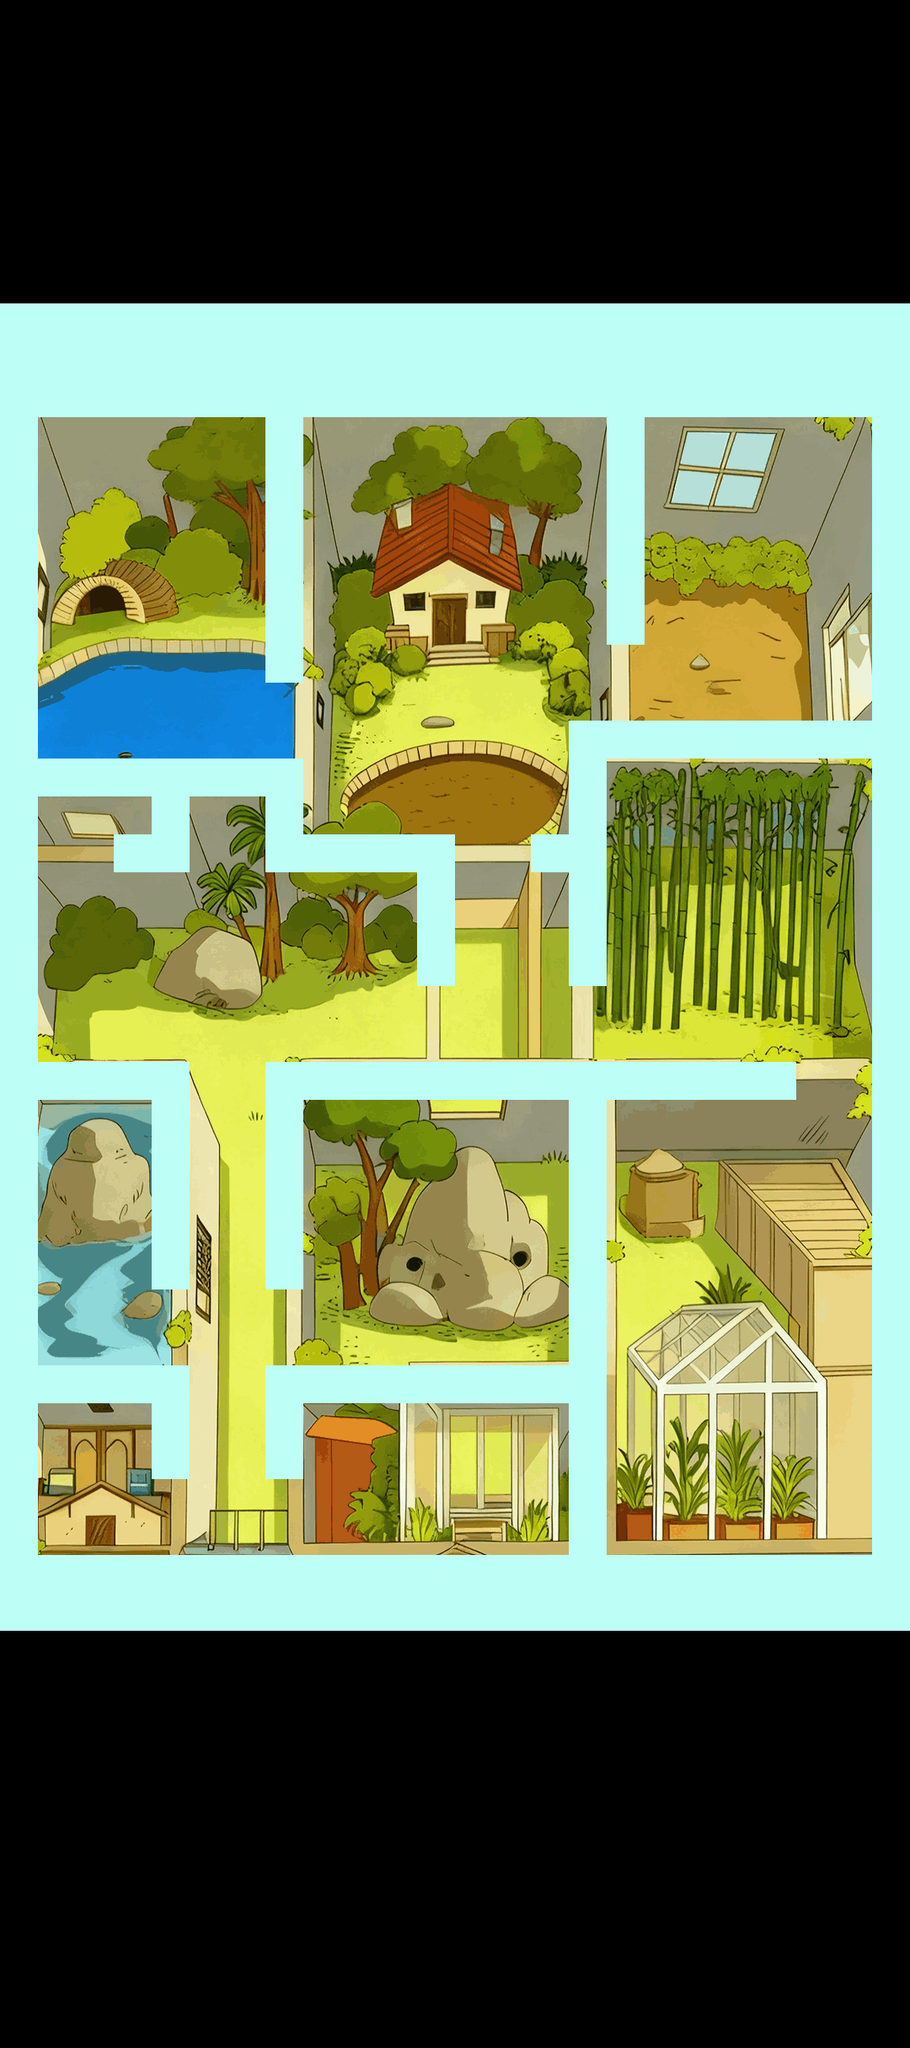

This is a level from a 2D game, rendered from its Tiled map with the project's own tilesets. A one-line summary and the complete map file follow:
An orthogonal 24x54 tile map with 45x45 px tiles, 2 tile layers (Map, AStar).

<map version="1.10" tiledversion="1.11.0" orientation="orthogonal" renderorder="right-down" width="24" height="54" tilewidth="45" tileheight="45" infinite="0" nextlayerid="3" nextobjectid="1">
 <tileset firstgid="1" source="bj.tsx" />
 <layer id="1" name="Map" width="24" height="54">
  <data encoding="csv">
0,0,0,0,0,0,0,0,0,0,0,0,0,0,0,0,0,0,0,0,0,0,0,0,
0,0,0,0,0,0,0,0,0,0,0,0,0,0,0,0,0,0,0,0,0,0,0,0,
0,0,0,0,0,0,0,0,0,0,0,0,0,0,0,0,0,0,0,0,0,0,0,0,
0,0,0,0,0,0,0,0,0,0,0,0,0,0,0,0,0,0,0,0,0,0,0,0,
0,0,0,0,0,0,0,0,0,0,0,0,0,0,0,0,0,0,0,0,0,0,0,0,
0,0,0,0,0,0,0,0,0,0,0,0,0,0,0,0,0,0,0,0,0,0,0,0,
0,0,0,0,0,0,0,0,0,0,0,0,0,0,0,0,0,0,0,0,0,0,0,0,
0,0,0,0,0,0,0,0,0,0,0,0,0,0,0,0,0,0,0,0,0,0,0,0,
1,2,3,4,5,6,7,8,9,10,11,12,13,14,15,16,17,18,19,20,21,22,23,24,
25,26,27,28,29,30,31,32,33,34,35,36,37,38,39,40,41,42,43,44,45,46,47,48,
49,50,51,52,53,54,55,56,57,58,59,60,61,62,63,64,65,66,67,68,69,70,71,72,
73,74,75,76,77,78,79,80,81,82,83,84,85,86,87,88,89,90,91,92,93,94,95,96,
97,98,99,100,101,102,103,104,105,106,107,108,109,110,111,112,113,114,115,116,117,118,119,120,
121,122,123,124,125,126,127,128,129,130,131,132,133,134,135,136,137,138,139,140,141,142,143,144,
145,146,147,148,149,150,151,152,153,154,155,156,157,158,159,160,161,162,163,164,165,166,167,168,
169,170,171,172,173,174,175,176,177,178,179,180,181,182,183,184,185,186,187,188,189,190,191,192,
193,194,195,196,197,198,199,200,201,202,203,204,205,206,207,208,209,210,211,212,213,214,215,216,
217,218,219,220,221,222,223,224,225,226,227,228,229,230,231,232,233,234,235,236,237,238,239,240,
241,242,243,244,245,246,247,248,249,250,251,252,253,254,255,256,257,258,259,260,261,262,263,264,
265,266,267,268,269,270,271,272,273,274,275,276,277,278,279,280,281,282,283,284,285,286,287,288,
289,290,291,292,293,294,295,296,297,298,299,300,301,302,303,304,305,306,307,308,309,310,311,312,
313,314,315,316,317,318,319,320,321,322,323,324,325,326,327,328,329,330,331,332,333,334,335,336,
337,338,339,340,341,342,343,344,345,346,347,348,349,350,351,352,353,354,355,356,357,358,359,360,
361,362,363,364,365,366,367,368,369,370,371,372,373,374,375,376,377,378,379,380,381,382,383,384,
385,386,387,388,389,390,391,392,393,394,395,396,397,398,399,400,401,402,403,404,405,406,407,408,
409,410,411,412,413,414,415,416,417,418,419,420,421,422,423,424,425,426,427,428,429,430,431,432,
433,434,435,436,437,438,439,440,441,442,443,444,445,446,447,448,449,450,451,452,453,454,455,456,
457,458,459,460,461,462,463,464,465,466,467,468,469,470,471,472,473,474,475,476,477,478,479,480,
481,482,483,484,485,486,487,488,489,490,491,492,493,494,495,496,497,498,499,500,501,502,503,504,
505,506,507,508,509,510,511,512,513,514,515,516,517,518,519,520,521,522,523,524,525,526,527,528,
529,530,531,532,533,534,535,536,537,538,539,540,541,542,543,544,545,546,547,548,549,550,551,552,
553,554,555,556,557,558,559,560,561,562,563,564,565,566,567,568,569,570,571,572,573,574,575,576,
577,578,579,580,581,582,583,584,585,586,587,588,589,590,591,592,593,594,595,596,597,598,599,600,
601,602,603,604,605,606,607,608,609,610,611,612,613,614,615,616,617,618,619,620,621,622,623,624,
625,626,627,628,629,630,631,632,633,634,635,636,637,638,639,640,641,642,643,644,645,646,647,648,
649,650,651,652,653,654,655,656,657,658,659,660,661,662,663,664,665,666,667,668,669,670,671,672,
673,674,675,676,677,678,679,680,681,682,683,684,685,686,687,688,689,690,691,692,693,694,695,696,
697,698,699,700,701,702,703,704,705,706,707,708,709,710,711,712,713,714,715,716,717,718,719,720,
721,722,723,724,725,726,727,728,729,730,731,732,733,734,735,736,737,738,739,740,741,742,743,744,
745,746,747,748,749,750,751,752,753,754,755,756,757,758,759,760,761,762,763,764,765,766,767,768,
769,770,771,772,773,774,775,776,777,778,779,780,781,782,783,784,785,786,787,788,789,790,791,792,
793,794,795,796,797,798,799,800,801,802,803,804,805,806,807,808,809,810,811,812,813,814,815,816,
817,818,819,820,821,822,823,824,825,826,827,828,829,830,831,832,833,834,835,836,837,838,839,840,
0,0,0,0,0,0,0,0,0,0,0,0,0,0,0,0,0,0,0,0,0,0,0,0,
0,0,0,0,0,0,0,0,0,0,0,0,0,0,0,0,0,0,0,0,0,0,0,0,
0,0,0,0,0,0,0,0,0,0,0,0,0,0,0,0,0,0,0,0,0,0,0,0,
0,0,0,0,0,0,0,0,0,0,0,0,0,0,0,0,0,0,0,0,0,0,0,0,
0,0,0,0,0,0,0,0,0,0,0,0,0,0,0,0,0,0,0,0,0,0,0,0,
0,0,0,0,0,0,0,0,0,0,0,0,0,0,0,0,0,0,0,0,0,0,0,0,
0,0,0,0,0,0,0,0,0,0,0,0,0,0,0,0,0,0,0,0,0,0,0,0,
0,0,0,0,0,0,0,0,0,0,0,0,0,0,0,0,0,0,0,0,0,0,0,0,
0,0,0,0,0,0,0,0,0,0,0,0,0,0,0,0,0,0,0,0,0,0,0,0,
0,0,0,0,0,0,0,0,0,0,0,0,0,0,0,0,0,0,0,0,0,0,0,0,
0,0,0,0,0,0,0,0,0,0,0,0,0,0,0,0,0,0,0,0,0,0,0,0
</data>
 </layer>
 <layer id="2" name="AStar" width="24" height="54">
  <data encoding="csv">
0,0,0,0,0,0,0,0,0,0,0,0,0,0,0,0,0,0,0,0,0,0,0,0,
0,0,0,0,0,0,0,0,0,0,0,0,0,0,0,0,0,0,0,0,0,0,0,0,
0,0,0,0,0,0,0,0,0,0,0,0,0,0,0,0,0,0,0,0,0,0,0,0,
0,0,0,0,0,0,0,0,0,0,0,0,0,0,0,0,0,0,0,0,0,0,0,0,
0,0,0,0,0,0,0,0,0,0,0,0,0,0,0,0,0,0,0,0,0,0,0,0,
0,0,0,0,0,0,0,0,0,0,0,0,0,0,0,0,0,0,0,0,0,0,0,0,
0,0,0,0,0,0,0,0,0,0,0,0,0,0,0,0,0,0,0,0,0,0,0,0,
0,0,0,0,0,0,0,0,0,0,0,0,0,0,0,0,0,0,0,0,0,0,0,0,
0,0,0,0,0,0,0,0,0,0,0,0,0,0,0,0,0,0,0,0,0,0,0,12,
12,12,12,12,12,12,12,12,12,12,12,12,12,12,12,12,12,12,12,12,12,12,12,12,
12,12,12,12,12,12,12,12,12,12,12,12,12,12,12,12,12,12,12,12,12,12,12,12,
12,0,0,0,0,0,0,12,0,0,0,0,0,0,0,0,12,0,0,0,0,0,0,12,
12,0,0,0,0,0,0,12,0,0,0,0,0,0,0,0,12,0,0,0,0,0,0,12,
12,0,0,0,0,0,0,12,0,0,0,0,0,0,0,0,12,0,0,0,0,0,0,12,
12,0,0,0,0,0,0,12,0,0,0,0,0,0,0,0,12,0,0,0,0,0,0,12,
12,0,0,0,0,0,0,12,0,0,0,0,0,0,0,0,12,0,0,0,0,0,0,12,
12,0,0,0,0,0,0,12,0,0,0,0,0,0,0,0,12,0,0,0,0,0,0,12,
12,0,0,0,0,0,0,12,0,0,0,0,0,0,0,0,0,0,0,0,0,0,0,12,
12,0,0,0,0,0,0,0,0,0,0,0,0,0,0,0,0,0,0,0,0,0,0,12,
12,0,0,0,0,0,0,0,0,0,0,0,0,0,0,12,12,12,12,12,12,12,12,12,
12,12,12,12,12,12,12,12,0,0,0,0,0,0,0,12,0,0,0,0,0,0,0,12,
12,0,0,0,12,0,0,12,0,0,0,0,0,0,0,12,0,0,0,0,0,0,0,12,
12,0,0,12,12,0,0,12,12,12,12,12,0,0,12,12,0,0,0,0,0,0,0,12,
12,0,0,0,0,0,0,0,0,0,0,12,0,0,0,12,0,0,0,0,0,0,0,12,
12,0,0,0,0,0,0,0,0,0,0,12,0,0,0,12,0,0,0,0,0,0,0,12,
12,0,0,0,0,0,0,0,0,0,0,12,0,0,0,12,0,0,0,0,0,0,0,12,
12,0,0,0,0,0,0,0,0,0,0,0,0,0,0,0,0,0,0,0,0,0,0,12,
12,0,0,0,0,0,0,0,0,0,0,0,0,0,0,0,0,0,0,0,0,0,0,12,
12,12,12,12,12,0,0,12,12,12,12,12,12,12,12,12,12,12,12,12,12,0,0,12,
12,0,0,0,12,0,0,12,0,0,0,0,0,0,0,12,0,0,0,0,0,0,0,12,
12,0,0,0,12,0,0,12,0,0,0,0,0,0,0,12,0,0,0,0,0,0,0,12,
12,0,0,0,12,0,0,12,0,0,0,0,0,0,0,12,0,0,0,0,0,0,0,12,
12,0,0,0,12,0,0,12,0,0,0,0,0,0,0,12,0,0,0,0,0,0,0,12,
12,0,0,0,12,0,0,12,0,0,0,0,0,0,0,12,0,0,0,0,0,0,0,12,
12,0,0,0,0,0,0,0,0,0,0,0,0,0,0,12,0,0,0,0,0,0,0,12,
12,0,0,0,0,0,0,0,0,0,0,0,0,0,0,12,0,0,0,0,0,0,0,12,
12,12,12,12,12,0,0,12,12,12,12,12,12,12,12,12,0,0,0,0,0,0,0,12,
12,0,0,0,12,0,0,12,0,0,0,0,0,0,0,12,0,0,0,0,0,0,0,12,
12,0,0,0,12,0,0,12,0,0,0,0,0,0,0,12,0,0,0,0,0,0,0,12,
12,0,0,0,0,0,0,0,0,0,0,0,0,0,0,12,0,0,0,0,0,0,0,12,
12,0,0,0,0,0,0,0,0,0,0,0,0,0,0,12,0,0,0,0,0,0,0,12,
12,12,12,12,12,12,12,12,12,12,12,12,12,12,12,12,12,12,12,12,12,12,12,12,
12,12,12,12,12,12,12,12,12,12,12,12,12,12,12,12,12,12,12,12,12,12,12,12,
0,0,0,0,0,0,0,0,0,0,0,0,0,0,0,0,0,0,0,0,0,0,0,0,
0,0,0,0,0,0,0,0,0,0,0,0,0,0,0,0,0,0,0,0,0,0,0,0,
0,0,0,0,0,0,0,0,0,0,0,0,0,0,0,0,0,0,0,0,0,0,0,0,
0,0,0,0,0,0,0,0,0,0,0,0,0,0,0,0,0,0,0,0,0,0,0,0,
0,0,0,0,0,0,0,0,0,0,0,0,0,0,0,0,0,0,0,0,0,0,0,0,
0,0,0,0,0,0,0,0,0,0,0,0,0,0,0,0,0,0,0,0,0,0,0,0,
0,0,0,0,0,0,0,0,0,0,0,0,0,0,0,0,0,0,0,0,0,0,0,0,
0,0,0,0,0,0,0,0,0,0,0,0,0,0,0,0,0,0,0,0,0,0,0,0,
0,0,0,0,0,0,0,0,0,0,0,0,0,0,0,0,0,0,0,0,0,0,0,0,
0,0,0,0,0,0,0,0,0,0,0,0,0,0,0,0,0,0,0,0,0,0,0,0,
0,0,0,0,0,0,0,0,0,0,0,0,0,0,0,0,0,0,0,0,0,0,0,0
</data>
 </layer>
</map>
